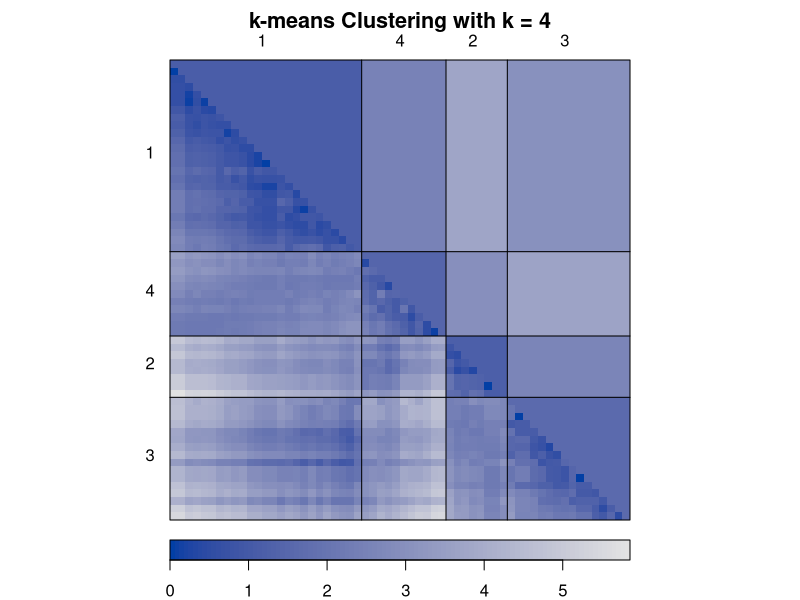
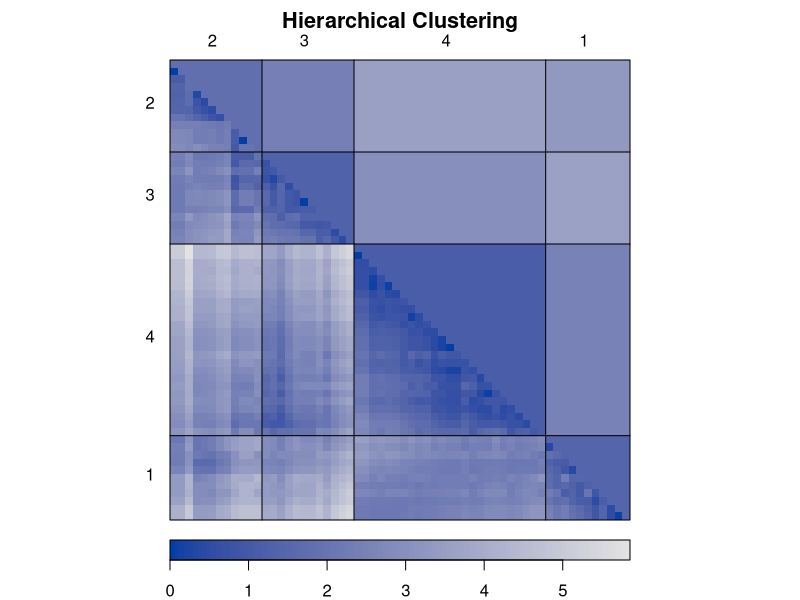
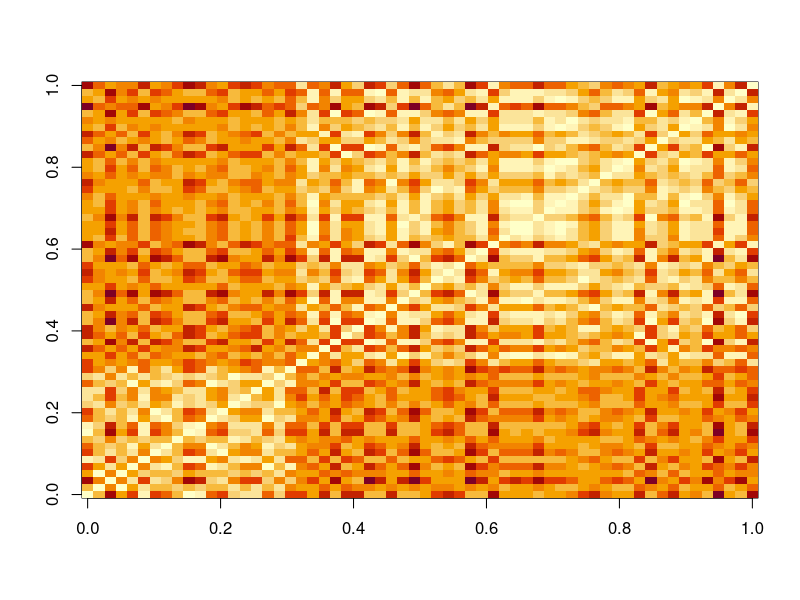
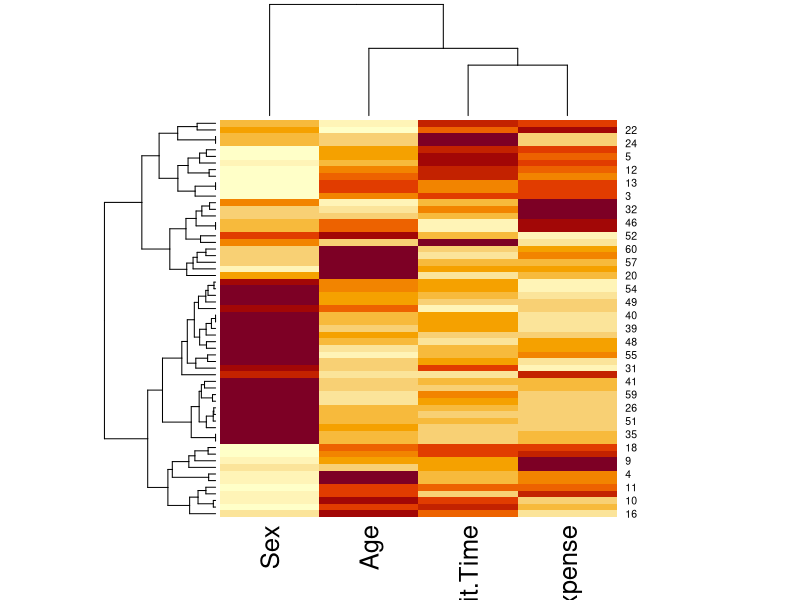

The R source for these figures, in order:
# Visualizing a dissimilarity matrix

# A dissimilarity matrix can be used as a measurement for the quality of a cluster.
# To visualize the matrix, we can use a heat map on a distance matrix.

# Within the plot, entries with low dissimilarity (or high similarity) are plotted darker, which is helpful to identify hidden structures in the data.

customer = read.csv('clustering/data/customer.csv', header = TRUE)
customer = scale(customer[,-1])
set.seed(22)
km = kmeans(customer, 4)

library(seriation) # install.packages("seriation")

# Use dissplot to visualise the dissimilarity matrix in a heat map
dissplot(dist(customer), labels = km$cluster, options = list(main = "k-means Clustering with k = 4"))

# Use dissplot on hierarchical clustering in a heat map
complete_c = hclust(dist(customer), method = "complete")
hc_complete = cutree(complete_c, k = 4)

dissplot(dist(customer), labels = hc_complete, options = list(main = "Hierarchical Clustering"))

# Visualize a distance matrix
image(as.matrix(dist(customer)))

# Plotting both a dendrogram and heat map showing how data is clustered
cd = dist(customer)
hc = hclust(cd)
cdt = dist(t(customer))
hcc = hclust(cdt)
heatmap(customer, Rowv = as.dendrogram(hc), Colv = as.dendrogram(hcc))
